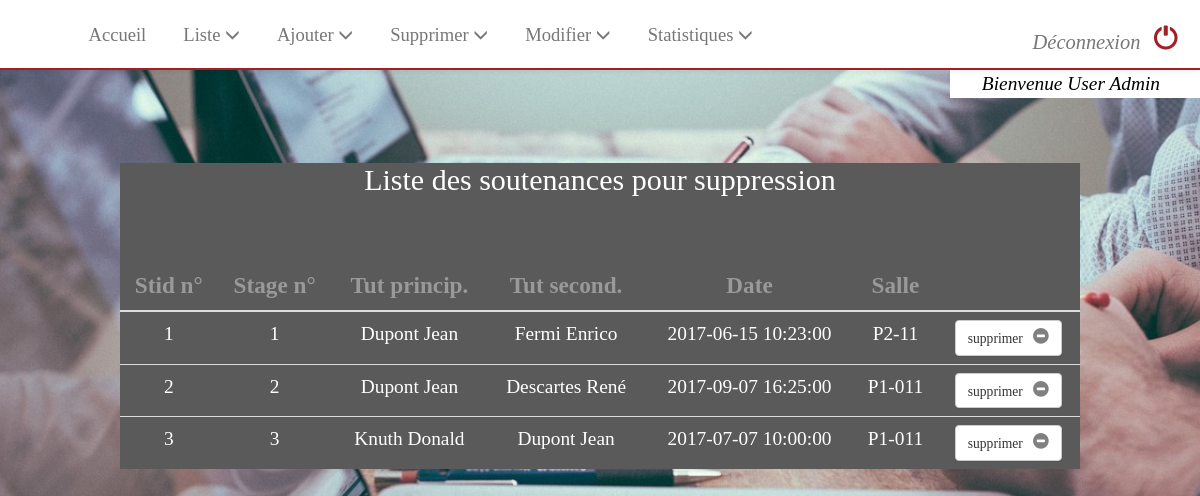
The app's page /admin/suppression/suppr_soutenance_form.php (signed in) with its own data.
### tables this page shows
CREATE TABLE `soutenances` (
  `stid` int(11) NOT NULL,
  `sid` int(11) NOT NULL,
  `tuteur1` int(11) NOT NULL,
  `tuteur2` int(11) NOT NULL,
  `date` datetime NOT NULL,
  `salle` varchar(15) NOT NULL
);

CREATE TABLE `users` (
  `uid` int(11) NOT NULL,
  `nom` varchar(30) DEFAULT NULL,
  `prenom` varchar(30) DEFAULT NULL,
  `login` varchar(30) NOT NULL,
  `mdp` varchar(255) NOT NULL,
  `role` enum('user','admin') NOT NULL DEFAULT 'user',
  `actif` bit(1) NOT NULL DEFAULT b'0'
);

### admin/suppression/suppr_soutenance_form.php (the view, shortened to what this page needs)
<?php
	include("../../header/header_admin.php");
?>
	<?php
		require("../../db_config.php");
		try {
			$db = new PDO($dsn, $username, $password);
			$db->setAttribute(PDO::ATTR_ERRMODE, PDO::ERRMODE_EXCEPTION);
			$SQL = "SELECT sid,stid,
						   users.nom u1nom, users.prenom u1prenom,
						   tuteur1, tuteur2, date, salle
					FROM soutenances
					JOIN users ON soutenances.tuteur1 = users.uid
					WHERE users.nom = (SELECT nom FROM users WHERE uid=tuteur1)
						AND users.prenom = (SELECT prenom FROM users WHERE uid=tuteur1)
					ORDER BY stid";
			$st=$db->prepare($SQL);
			$res=$st->execute();
			if($st->rowCount()==0) {
				?><p style="color:orange; font-size:120%;" class="center"><?php if(isset($_SESSION['mess'])) { echo htmlspecialchars($_SESSION['mess']); unset($_SESSION['mess']); } ?></p>
				<div class="center" style="font-size:120%; padding-bottom:200px;"><?php echo "Aucune soutenance trouvée dans la base de donnée.";?></div><?php
			} else {
				?>
				<div class="table-custom" style="width:80%;margin-left:10%; margin-bottom:100px;">
					<h2>Liste des soutenances pour suppression</h2>
					<table class="table center ">
					<thead><tr style="font-size:120%; color:#999999;"><th class="center">Stid n°</th><th class="center">Stage n°</th><th class="center">Tut princip.</th><th class="center">Tut second.</th><th class="center">Date</th><th class="center">Salle</th><th></th></tr></thead>
					<?php
					while($row=$st->fetch()) {
						$tuteur2 = intval($row['tuteur2']);
						$nom1 = htmlspecialchars($row['u1nom']);
						$prenom1 = htmlspecialchars($row['u1prenom']);
						$SQL2 = "SELECT nom nom2, prenom prenom2 FROM users
								 WHERE uid=?";
						$st2 = $db->prepare($SQL2);
						$res=$st2->execute(array($tuteur2));
						while($row2=$st2->fetch()) {
							$nom2 = htmlspecialchars($row2['nom2']);
							$prenom2 = htmlspecialchars($row2['prenom2']);
							$stid = htmlspecialchars($row['stid']);
							?>
							<tr class="center">
								<td><?php echo $stid ?></td>
								<td><?php echo intval ($row['sid'])?></td>
								<td><?php echo "$nom1 $prenom1"; ?></td>
								<td><?php echo "$nom2 $prenom2"; ?></td>
								<td><?php echo htmlspecialchars($row['date'])?></td>
								<td><?php echo htmlspecialchars ($row['salle'])?></td>
								<td>
									<a id="mod" data-toggle="modal" href="#myModal<?php echo $stid; ?>" class="suppr"><button class="btn btn-default" style="font-size:70%;">supprimer<span style="font-size:120%; text-align:right; margin-left:10px; color:grey;" class="glyphicon glyphicon-minus-sign"></span></button></a>
								</td>
							</tr>
							<?php
						}
					} ?>
					</table>
				</div>
					<?php
			}
		}
		catch(PDOException $e) {
			exit("Erreur de connexion ".$e->getMessage());
		}
	include("../../footer.php");
	?>

### style.css (style rules this page uses)
button { text-align: center; }
.center { text-align: center; }
html, body { background: rgb(150, 150, 150); background-image: url("image/image4b.jpg"); background-repeat: no-repeat; background-size: cover; height: auto; position: relative; color: black; font-family: Calibri; font-size: 110%; width: 100%; transition: background-color .5s; }
.table-custom { background: rgb(90, 90, 90); text-align: center; margin-left: 25%; margin-right: auto; margin-top: 80px; color: white; width: 50%; }

### records on screen
soutenances: stid "1", sid "1", date "2017-06-15 10:23:00", salle "P2-11"
users: nom "Fermi", prenom "Enrico"
users: nom "Dupont", prenom "Jean"
soutenances: stid "2", sid "2", date "2017-09-07 16:25:00", salle "P1-011"
users: nom "Descartes", prenom "René"
soutenances: stid "3", sid "3", date "2017-07-07 10:00:00", salle "P1-011"
users: nom "Knuth", prenom "Donald"

### other values on screen
$_SESSION['prenom'] "User"
$_SESSION['nom'] "Admin"
